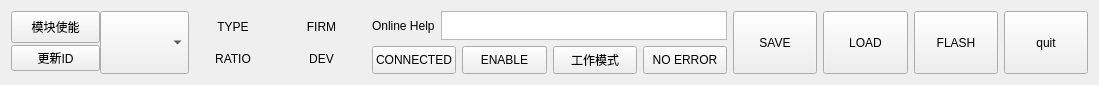
<?xml version="1.0" encoding="UTF-8"?>
<ui version="4.0">
 <class>Bottom</class>
 <widget class="QWidget" name="Bottom">
  <property name="geometry">
   <rect>
    <x>0</x>
    <y>0</y>
    <width>1099</width>
    <height>85</height>
   </rect>
  </property>
  <property name="windowTitle">
   <string>Bottom</string>
  </property>
  <layout class="QHBoxLayout" name="horizontalLayout_4">
   <item>
    <layout class="QGridLayout" name="gridLayout">
     <property name="spacing">
      <number>0</number>
     </property>
     <item row="0" column="3">
      <widget class="QLabel" name="firmLabel">
       <property name="enabled">
        <bool>true</bool>
       </property>
       <property name="sizePolicy">
        <sizepolicy hsizetype="Expanding" vsizetype="Expanding">
         <horstretch>2</horstretch>
         <verstretch>3</verstretch>
        </sizepolicy>
       </property>
       <property name="minimumSize">
        <size>
         <width>1</width>
         <height>1</height>
        </size>
       </property>
       <property name="sizeIncrement">
        <size>
         <width>1</width>
         <height>1</height>
        </size>
       </property>
       <property name="baseSize">
        <size>
         <width>1</width>
         <height>1</height>
        </size>
       </property>
       <property name="font">
        <font>
         <pointsize>9</pointsize>
        </font>
       </property>
       <property name="mouseTracking">
        <bool>true</bool>
       </property>
       <property name="text">
        <string>FIRM</string>
       </property>
       <property name="alignment">
        <set>Qt::AlignCenter</set>
       </property>
      </widget>
     </item>
     <item row="0" column="1" rowspan="2">
      <widget class="QComboBox" name="cmbID">
       <property name="sizePolicy">
        <sizepolicy hsizetype="Expanding" vsizetype="Expanding">
         <horstretch>2</horstretch>
         <verstretch>6</verstretch>
        </sizepolicy>
       </property>
       <property name="minimumSize">
        <size>
         <width>1</width>
         <height>1</height>
        </size>
       </property>
       <property name="font">
        <font>
         <pointsize>9</pointsize>
        </font>
       </property>
       <property name="mouseTracking">
        <bool>true</bool>
       </property>
       <property name="toolTip">
        <string>&lt;html&gt;&lt;head/&gt;&lt;body&gt;&lt;p&gt;切换模块&lt;/p&gt;&lt;/body&gt;&lt;/html&gt;</string>
       </property>
      </widget>
     </item>
     <item row="1" column="0">
      <widget class="QPushButton" name="btnUpdateID">
       <property name="text">
        <string>更新ID</string>
       </property>
      </widget>
     </item>
     <item row="1" column="2">
      <widget class="QLabel" name="ratioLabel">
       <property name="sizePolicy">
        <sizepolicy hsizetype="Expanding" vsizetype="Expanding">
         <horstretch>2</horstretch>
         <verstretch>3</verstretch>
        </sizepolicy>
       </property>
       <property name="minimumSize">
        <size>
         <width>1</width>
         <height>1</height>
        </size>
       </property>
       <property name="sizeIncrement">
        <size>
         <width>1</width>
         <height>1</height>
        </size>
       </property>
       <property name="baseSize">
        <size>
         <width>1</width>
         <height>1</height>
        </size>
       </property>
       <property name="font">
        <font>
         <pointsize>9</pointsize>
        </font>
       </property>
       <property name="mouseTracking">
        <bool>true</bool>
       </property>
       <property name="toolTip">
        <string>&lt;html&gt;&lt;head/&gt;&lt;body&gt;&lt;p&gt;模块减速比&lt;/p&gt;&lt;/body&gt;&lt;/html&gt;</string>
       </property>
       <property name="text">
        <string>RATIO</string>
       </property>
       <property name="alignment">
        <set>Qt::AlignCenter</set>
       </property>
      </widget>
     </item>
     <item row="1" column="3">
      <widget class="QLabel" name="devLabel">
       <property name="sizePolicy">
        <sizepolicy hsizetype="Expanding" vsizetype="Expanding">
         <horstretch>2</horstretch>
         <verstretch>3</verstretch>
        </sizepolicy>
       </property>
       <property name="minimumSize">
        <size>
         <width>1</width>
         <height>1</height>
        </size>
       </property>
       <property name="sizeIncrement">
        <size>
         <width>1</width>
         <height>1</height>
        </size>
       </property>
       <property name="baseSize">
        <size>
         <width>1</width>
         <height>1</height>
        </size>
       </property>
       <property name="font">
        <font>
         <pointsize>9</pointsize>
        </font>
       </property>
       <property name="mouseTracking">
        <bool>true</bool>
       </property>
       <property name="toolTip">
        <string>&lt;html&gt;&lt;head/&gt;&lt;body&gt;&lt;p&gt;固件版本号&lt;/p&gt;&lt;/body&gt;&lt;/html&gt;</string>
       </property>
       <property name="text">
        <string>DEV</string>
       </property>
       <property name="alignment">
        <set>Qt::AlignCenter</set>
       </property>
      </widget>
     </item>
     <item row="0" column="0">
      <widget class="QPushButton" name="enableDriverPushButton">
       <property name="enabled">
        <bool>true</bool>
       </property>
       <property name="sizePolicy">
        <sizepolicy hsizetype="Expanding" vsizetype="Expanding">
         <horstretch>2</horstretch>
         <verstretch>2</verstretch>
        </sizepolicy>
       </property>
       <property name="minimumSize">
        <size>
         <width>1</width>
         <height>1</height>
        </size>
       </property>
       <property name="font">
        <font>
         <pointsize>9</pointsize>
        </font>
       </property>
       <property name="mouseTracking">
        <bool>true</bool>
       </property>
       <property name="text">
        <string>模块使能</string>
       </property>
      </widget>
     </item>
     <item row="0" column="2">
      <widget class="QLabel" name="typeLabel">
       <property name="sizePolicy">
        <sizepolicy hsizetype="Expanding" vsizetype="Expanding">
         <horstretch>2</horstretch>
         <verstretch>3</verstretch>
        </sizepolicy>
       </property>
       <property name="sizeIncrement">
        <size>
         <width>1</width>
         <height>1</height>
        </size>
       </property>
       <property name="baseSize">
        <size>
         <width>1</width>
         <height>1</height>
        </size>
       </property>
       <property name="font">
        <font>
         <pointsize>9</pointsize>
        </font>
       </property>
       <property name="mouseTracking">
        <bool>true</bool>
       </property>
       <property name="toolTip">
        <string>&lt;html&gt;&lt;head/&gt;&lt;body&gt;&lt;p&gt;模块类型&lt;/p&gt;&lt;/body&gt;&lt;/html&gt;</string>
       </property>
       <property name="text">
        <string>TYPE</string>
       </property>
       <property name="alignment">
        <set>Qt::AlignCenter</set>
       </property>
      </widget>
     </item>
    </layout>
   </item>
   <item>
    <layout class="QVBoxLayout" name="verticalLayout" stretch="1,1">
     <item>
      <layout class="QHBoxLayout" name="horizontalLayout_3">
       <item>
        <widget class="QLabel" name="helpLabel">
         <property name="font">
          <font>
           <pointsize>9</pointsize>
          </font>
         </property>
         <property name="mouseTracking">
          <bool>true</bool>
         </property>
         <property name="toolTip">
          <string>&lt;html&gt;&lt;head/&gt;&lt;body&gt;&lt;p&gt;帮助信息&lt;/p&gt;&lt;/body&gt;&lt;/html&gt;</string>
         </property>
         <property name="text">
          <string>Online Help</string>
         </property>
        </widget>
       </item>
       <item>
        <widget class="QTextEdit" name="helpTextEdit">
         <property name="sizePolicy">
          <sizepolicy hsizetype="Expanding" vsizetype="Expanding">
           <horstretch>7</horstretch>
           <verstretch>4</verstretch>
          </sizepolicy>
         </property>
         <property name="minimumSize">
          <size>
           <width>1</width>
           <height>1</height>
          </size>
         </property>
         <property name="font">
          <font>
           <pointsize>9</pointsize>
          </font>
         </property>
         <property name="mouseTracking">
          <bool>true</bool>
         </property>
         <property name="toolTip">
          <string>&lt;html&gt;&lt;head/&gt;&lt;body&gt;&lt;p&gt;帮助信息显示栏&lt;/p&gt;&lt;/body&gt;&lt;/html&gt;</string>
         </property>
        </widget>
       </item>
      </layout>
     </item>
     <item>
      <layout class="QHBoxLayout" name="horizontalLayout">
       <item>
        <widget class="QPushButton" name="connectedPushButton">
         <property name="sizePolicy">
          <sizepolicy hsizetype="Expanding" vsizetype="Expanding">
           <horstretch>2</horstretch>
           <verstretch>2</verstretch>
          </sizepolicy>
         </property>
         <property name="minimumSize">
          <size>
           <width>1</width>
           <height>1</height>
          </size>
         </property>
         <property name="font">
          <font>
           <pointsize>9</pointsize>
          </font>
         </property>
         <property name="mouseTracking">
          <bool>true</bool>
         </property>
         <property name="text">
          <string>CONNECTED</string>
         </property>
        </widget>
       </item>
       <item>
        <widget class="QPushButton" name="enableDriverPushButton_2">
         <property name="enabled">
          <bool>true</bool>
         </property>
         <property name="sizePolicy">
          <sizepolicy hsizetype="Expanding" vsizetype="Expanding">
           <horstretch>2</horstretch>
           <verstretch>2</verstretch>
          </sizepolicy>
         </property>
         <property name="minimumSize">
          <size>
           <width>1</width>
           <height>1</height>
          </size>
         </property>
         <property name="font">
          <font>
           <pointsize>9</pointsize>
          </font>
         </property>
         <property name="mouseTracking">
          <bool>true</bool>
         </property>
         <property name="text">
          <string>ENABLE</string>
         </property>
        </widget>
       </item>
       <item>
        <widget class="QPushButton" name="workModePushButton">
         <property name="sizePolicy">
          <sizepolicy hsizetype="Expanding" vsizetype="Expanding">
           <horstretch>2</horstretch>
           <verstretch>2</verstretch>
          </sizepolicy>
         </property>
         <property name="minimumSize">
          <size>
           <width>1</width>
           <height>1</height>
          </size>
         </property>
         <property name="font">
          <font>
           <pointsize>9</pointsize>
          </font>
         </property>
         <property name="mouseTracking">
          <bool>true</bool>
         </property>
         <property name="text">
          <string>工作模式</string>
         </property>
        </widget>
       </item>
       <item>
        <widget class="QPushButton" name="ifErrorPushButton">
         <property name="enabled">
          <bool>true</bool>
         </property>
         <property name="sizePolicy">
          <sizepolicy hsizetype="Expanding" vsizetype="Expanding">
           <horstretch>2</horstretch>
           <verstretch>2</verstretch>
          </sizepolicy>
         </property>
         <property name="minimumSize">
          <size>
           <width>1</width>
           <height>1</height>
          </size>
         </property>
         <property name="font">
          <font>
           <pointsize>9</pointsize>
          </font>
         </property>
         <property name="mouseTracking">
          <bool>true</bool>
         </property>
         <property name="text">
          <string>NO ERROR</string>
         </property>
        </widget>
       </item>
      </layout>
     </item>
    </layout>
   </item>
   <item>
    <layout class="QHBoxLayout" name="horizontalLayout_2">
     <item>
      <widget class="QPushButton" name="btnSave">
       <property name="sizePolicy">
        <sizepolicy hsizetype="Expanding" vsizetype="Expanding">
         <horstretch>1</horstretch>
         <verstretch>6</verstretch>
        </sizepolicy>
       </property>
       <property name="minimumSize">
        <size>
         <width>1</width>
         <height>1</height>
        </size>
       </property>
       <property name="font">
        <font>
         <pointsize>9</pointsize>
        </font>
       </property>
       <property name="mouseTracking">
        <bool>true</bool>
       </property>
       <property name="text">
        <string>SAVE</string>
       </property>
      </widget>
     </item>
     <item>
      <widget class="QPushButton" name="btnLoad">
       <property name="sizePolicy">
        <sizepolicy hsizetype="Expanding" vsizetype="Expanding">
         <horstretch>1</horstretch>
         <verstretch>6</verstretch>
        </sizepolicy>
       </property>
       <property name="minimumSize">
        <size>
         <width>1</width>
         <height>1</height>
        </size>
       </property>
       <property name="font">
        <font>
         <pointsize>9</pointsize>
        </font>
       </property>
       <property name="mouseTracking">
        <bool>true</bool>
       </property>
       <property name="text">
        <string>LOAD</string>
       </property>
      </widget>
     </item>
     <item>
      <widget class="QPushButton" name="btnFlash">
       <property name="sizePolicy">
        <sizepolicy hsizetype="Expanding" vsizetype="Expanding">
         <horstretch>1</horstretch>
         <verstretch>6</verstretch>
        </sizepolicy>
       </property>
       <property name="minimumSize">
        <size>
         <width>1</width>
         <height>1</height>
        </size>
       </property>
       <property name="font">
        <font>
         <pointsize>9</pointsize>
        </font>
       </property>
       <property name="mouseTracking">
        <bool>true</bool>
       </property>
       <property name="toolTip">
        <string>&lt;html&gt;&lt;head/&gt;&lt;body&gt;&lt;p&gt;写入Flash&lt;/p&gt;&lt;/body&gt;&lt;/html&gt;</string>
       </property>
       <property name="text">
        <string>FLASH</string>
       </property>
      </widget>
     </item>
     <item>
      <widget class="QPushButton" name="btnQuit">
       <property name="sizePolicy">
        <sizepolicy hsizetype="Expanding" vsizetype="Expanding">
         <horstretch>1</horstretch>
         <verstretch>6</verstretch>
        </sizepolicy>
       </property>
       <property name="minimumSize">
        <size>
         <width>1</width>
         <height>1</height>
        </size>
       </property>
       <property name="font">
        <font>
         <pointsize>9</pointsize>
         <weight>50</weight>
         <bold>false</bold>
        </font>
       </property>
       <property name="mouseTracking">
        <bool>true</bool>
       </property>
       <property name="toolTip">
        <string>&lt;html&gt;&lt;head/&gt;&lt;body&gt;&lt;p&gt;写入Flash&lt;/p&gt;&lt;/body&gt;&lt;/html&gt;</string>
       </property>
       <property name="text">
        <string>quit</string>
       </property>
      </widget>
     </item>
    </layout>
   </item>
  </layout>
  <zorder></zorder>
  <zorder>btnQuit</zorder>
 </widget>
 <layoutdefault spacing="6" margin="11"/>
 <resources/>
 <connections/>
</ui>
